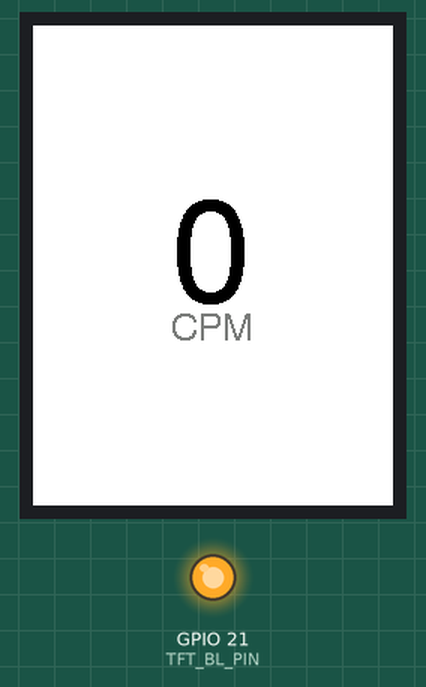
This sketch was run on a simulated ESP32. On the bench: 240×320 colour display, output pins drawn as LEDs (lit = HIGH). What the sketch prints to the serial monitor is not drawn.

Above: at 0.6 s.
At 15.1 s:
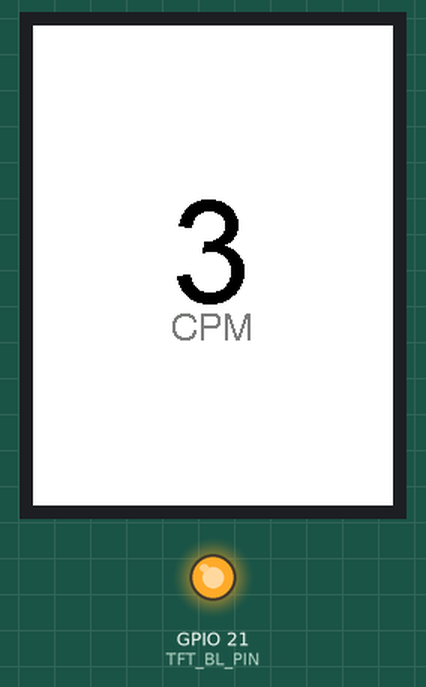
At 30.1 s:
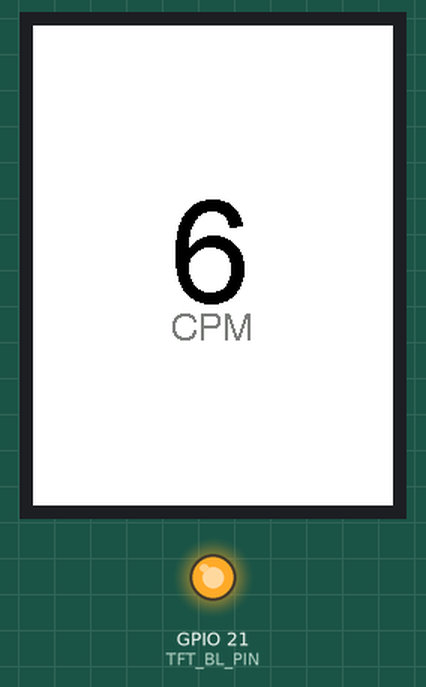
At 60.1 s:
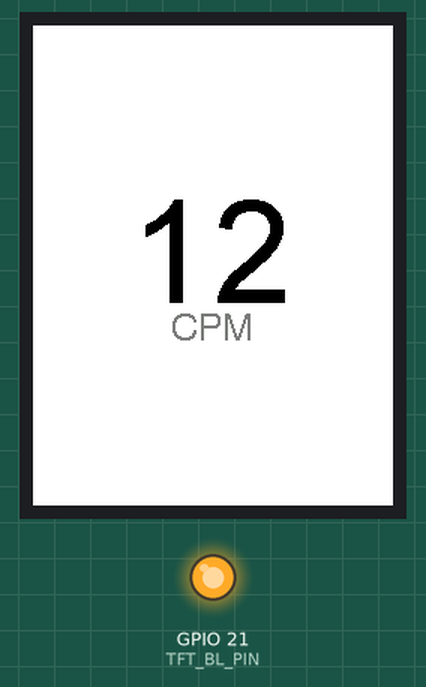
At 90.1 s:
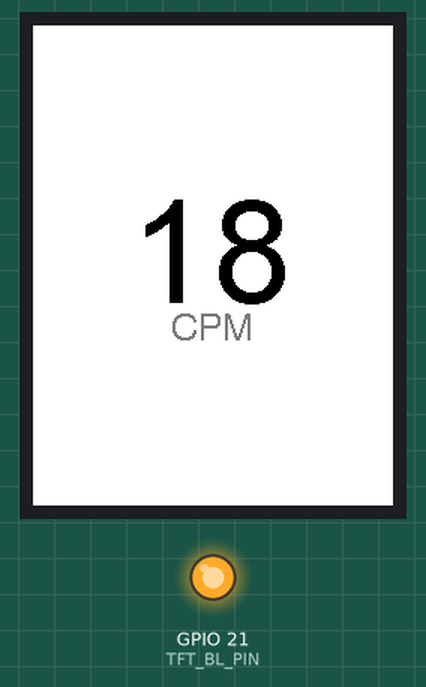
At 125.1 s:
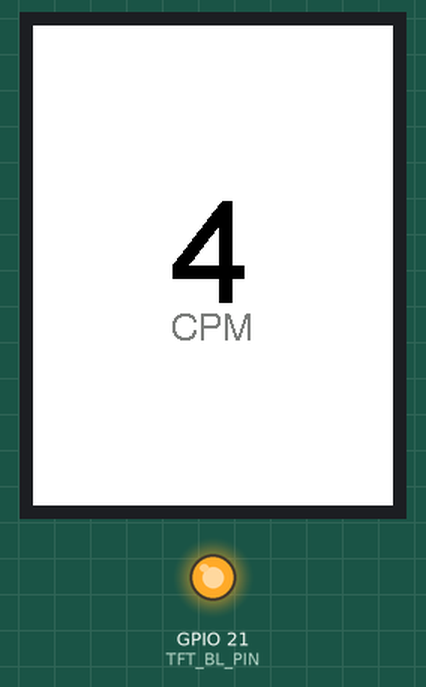

The sketch:

cyd_test.ino
```cpp
#include <TFT_eSPI.h>

#define TFT_BL_PIN  21
#define UPDATE_MS   5000
#define COUNT_MAX   20

TFT_eSPI tft;
int count = 0;

void drawCount() {
    int w = tft.width();
    int h = tft.height();

    tft.fillScreen(TFT_WHITE);

    // Large centred number using Font 8 (75 px 7-segment style)
    tft.setTextFont(8);
    tft.setTextColor(TFT_BLACK, TFT_WHITE);
    String s = String(count);
    int tw = tft.textWidth(s);
    int th = tft.fontHeight(8);
    int x  = (w - tw) / 2;
    int y  = (h - th) / 2 - 10;
    tft.setCursor(x, y);
    tft.print(s);

    // "CPM" label in Font 4 below the number
    tft.setTextFont(4);
    tft.setTextColor(TFT_DARKGREY, TFT_WHITE);
    String label = "CPM";
    tft.setCursor((w - tft.textWidth(label)) / 2, y + th + 4);
    tft.print(label);

    Serial.printf("count=%d  display=%dx%d  num_xy=(%d,%d)\n",
                  count, w, h, x, y);
}

void setup() {
    Serial.begin(115200);
    tft.init();
    pinMode(TFT_BL_PIN, OUTPUT);
    digitalWrite(TFT_BL_PIN, HIGH);
    for (int r = 0; r < 4; r++) {
        tft.setRotation(r);
        tft.fillScreen(TFT_WHITE);
    }
    tft.setRotation(2);
    drawCount();
}

void loop() {
    static unsigned long last = 0;
    if (millis() - last >= UPDATE_MS) {
        last = millis();
        count = (count >= COUNT_MAX) ? 0 : count + 1;
        drawCount();
    }
}
```

Measured:
- what the display in image 1 shows lasts 5.0 s, from 15.1 s to 20.1 s
